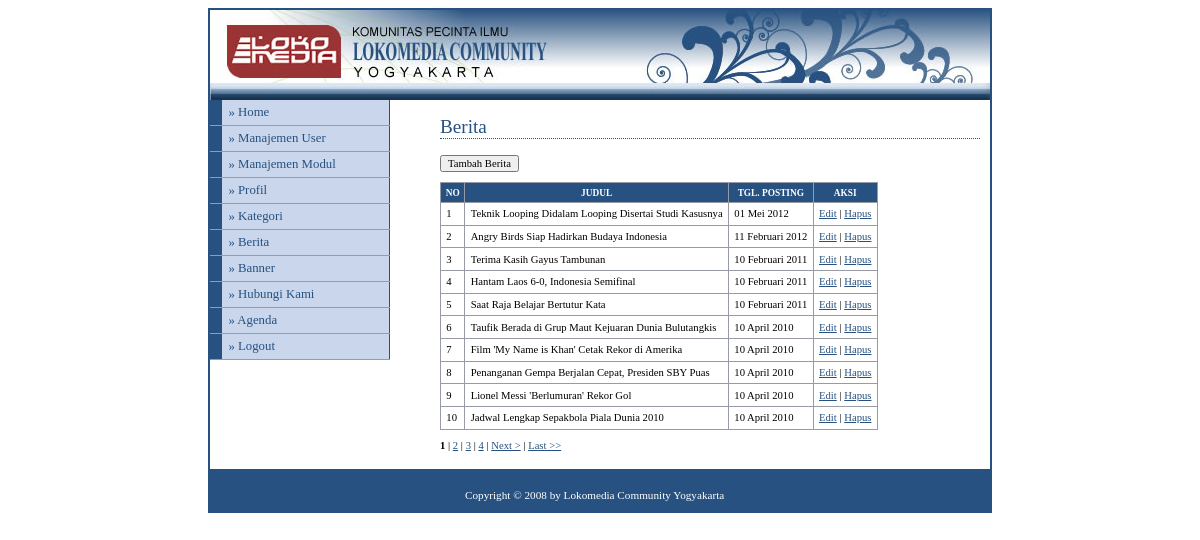
Page /admin/media.php?module=berita (signed in) on the committed database.
### tables this page shows
CREATE TABLE `berita` (
  `id_berita` int(5) NOT NULL,
  `id_kategori` int(5) NOT NULL,
  `id_user` varchar(30) NOT NULL,
  `judul` varchar(100) NOT NULL,
  `isi_berita` text NOT NULL,
  `hari` varchar(20) NOT NULL,
  `tanggal` date NOT NULL,
  `jam` time NOT NULL,
  `gambar` varchar(100) NOT NULL,
  `counter` int(5) NOT NULL DEFAULT '1'
);

CREATE TABLE `modul` (
  `id_modul` int(5) NOT NULL,
  `nama_modul` varchar(50) NOT NULL,
  `link` varchar(100) NOT NULL,
  `static_content` text NOT NULL,
  `gambar` varchar(100) NOT NULL,
  `publish` enum('Y','N') NOT NULL DEFAULT 'Y',
  `status` enum('user','admin') NOT NULL,
  `aktif` enum('Y','N') NOT NULL DEFAULT 'Y',
  `urutan` int(5) NOT NULL
);

### config/fungsi_indotgl.php (called while the page is built, shortened)
<?php
	function tgl_indo($tgl){
			$tanggal = substr($tgl,8,2);
			$bulan = getBulan(substr($tgl,5,2));
			$tahun = substr($tgl,0,4);
			return $tanggal.' '.$bulan.' '.$tahun;
	}
	function getBulan($bln){
				switch ($bln){
					case 2:
						return "Februari";
						break;
					case 4:
						return "April";
						break;
					case 5:
						return "Mei";
						break;
				}
			}
?>

### admin/modul/mod_berita.php (the view, shortened to what this page needs)
<?php
switch($_GET[act]){
  default:
    echo "<h2>Berita</h2>
          <input type=button value='Tambah Berita' onclick=location.href='?module=berita&act=tambahberita'>
          <table>
          <tr><th>no</th><th>judul</th><th>tgl. posting</th><th>aksi</th></tr>";
    $p      = new Paging;
    $batas  = 10;
    $posisi = $p->cariPosisi($batas);
    if ($_SESSION[leveluser]=='admin'){
      $tampil = mysql_query("SELECT * FROM berita ORDER BY id_berita DESC limit $posisi,$batas");
    }
    else{
      $tampil=mysql_query("SELECT * FROM berita
                           WHERE id_user='$_SESSION[namauser]'
                           ORDER BY id_berita DESC");
    }
    $no = $posisi+1;
    while($r=mysql_fetch_array($tampil)){
      $tgl_posting=tgl_indo($r[tanggal]);
      echo "<tr><td>$no</td>
                <td>$r[judul]</td>
                <td>$tgl_posting</td>
		            <td><a href=?module=berita&act=editberita&id=$r[id_berita]>Edit</a> |
		                <a href=./aksi.php?module=berita&act=hapus&id=$r[id_berita]>Hapus</a></td>
		        </tr>";
      $no++;
    }
    echo "</table>";
    if ($_SESSION[leveluser]=='admin'){
      $jmldata = mysql_num_rows(mysql_query("SELECT * FROM berita"));
    }
    else{
      $jmldata = mysql_num_rows(mysql_query("SELECT * FROM berita WHERE id_user='$_SESSION[namauser]'"));
    }
    $jmlhalaman  = $p->jumlahHalaman($jmldata, $batas);
    $linkHalaman = $p->navHalaman($_GET[halaman], $jmlhalaman);
    echo "<div id=paging>$linkHalaman</div><br>";
    break;
}
?>

### admin/menu.php (shortened to what this page needs)
<?php
if ($_SESSION[leveluser]=='admin'){
  $sql=mysql_query("select * from modul where aktif='Y' order by urutan");
}
else{
  $sql=mysql_query("select * from modul where status='user' and aktif='Y' order by urutan");
}
while ($data=mysql_fetch_array($sql)){
  echo "<li><a href='$data[link]'>&#187; $data[nama_modul]</a></li>";
}
?>

### config/adminstyle.css (style rules this page uses)
body { font-family: Tahoma; text-align: center; }
#menu li { width: 180px; border-bottom: 1px solid #969BA5; margin: 0; padding: 0; font-size: 80%; vertical-align: bottom; }
#menu a:link, #menu a:visited { display: block; padding: 5px 5px 5px 0.5em; border-left: 12px solid #265180; border-right: 1px solid #265180; background-color: #CAD6EC; color: #265180; text-decoration: none; }
a:link,a:visited { color:#265180; }
h2 { font: normal 120% Georgia; color: #265180; background-color: transparent; border-bottom: 1px dotted #265180; }
table { font-family: Tahoma; font-size: 8pt; border-width: 1px; border-style: solid; border-color: #999999; border-collapse: collapse; margin: 10px 0px; }
th { color: #FFFFFF; font-size: 7pt; text-transform: uppercase; text-align: center; padding: 0.5em; border-width: 1px; border-style: solid; border-color: #969BA5; border-collapse: collapse; background-color: #265180; }
td { padding: 0.5em; vertical-align: top; border-width: 1px; border-style: solid; border-color: #969BA5; border-collapse: collapse; }
input,textarea,select { font-family: Tahoma; font-size: 8pt; }
#paging { font-family: Tahoma; font-size: 8pt; }

### rows in the picture
berita: judul "Teknik Looping Didalam Looping Disertai Studi Kasusnya", tanggal "01 Mei 2012"
berita: judul "Angry Birds Siap Hadirkan Budaya Indonesia", tanggal "11 Februari 2012"
berita: judul "Terima Kasih Gayus Tambunan", tanggal "10 Februari 2011"
berita: judul "Hantam Laos 6-0, Indonesia Semifinal", tanggal "10 Februari 2011"
berita: judul "Saat Raja Belajar Bertutur Kata", tanggal "10 Februari 2011"
berita: judul "Taufik Berada di Grup Maut Kejuaran Dunia Bulutangkis", tanggal "10 April 2010"
berita: judul "Film 'My Name is Khan' Cetak Rekor di Amerika", tanggal "10 April 2010"
berita: judul "Penanganan Gempa Berjalan Cepat, Presiden SBY Puas", tanggal "10 April 2010"
berita: judul "Lionel Messi 'Berlumuran' Rekor Gol", tanggal "10 April 2010"
berita: judul "Jadwal Lengkap Sepakbola Piala Dunia 2010", tanggal "10 April 2010"
modul: nama_modul "Manajemen User"
modul: nama_modul "Manajemen Modul"
modul: nama_modul "Profil"
modul: nama_modul "Kategori"
modul: nama_modul "Berita"
modul: nama_modul "Banner"
modul: nama_modul "Hubungi Kami"
modul: nama_modul "Agenda"
